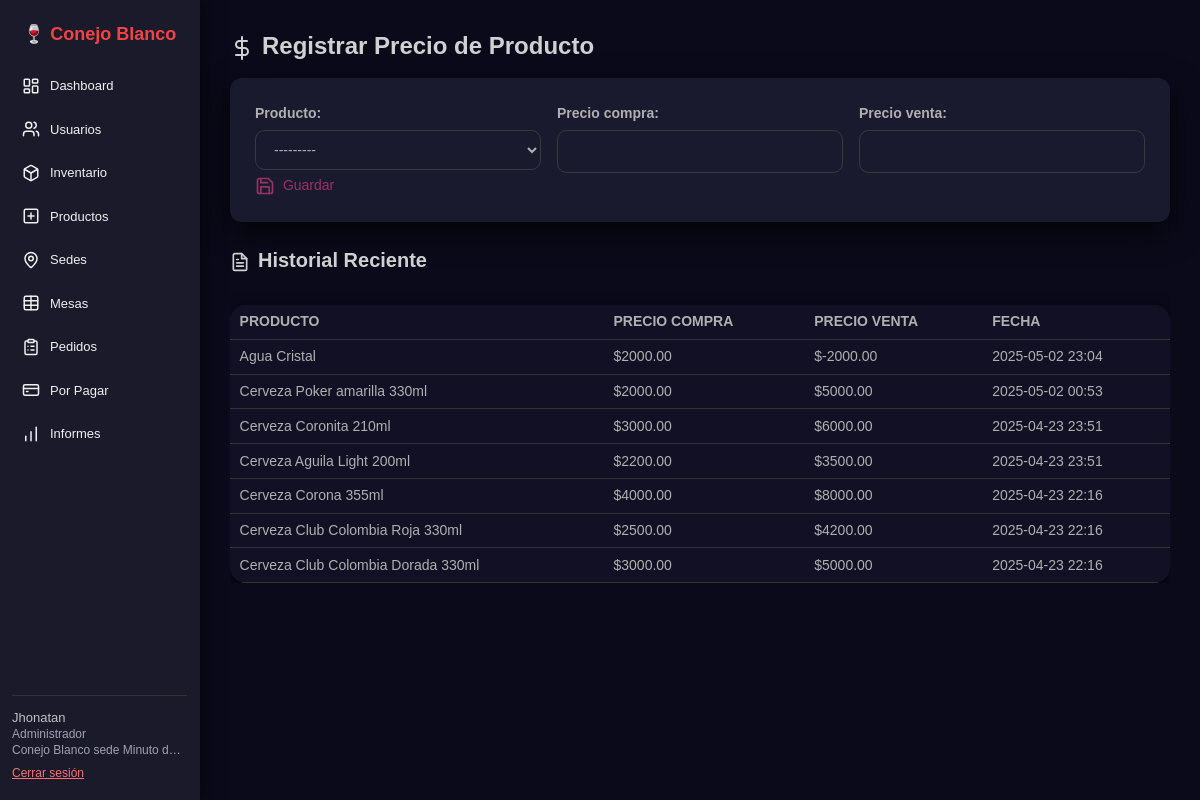
Before: /precios/crear/ (signed in) with the older database file.
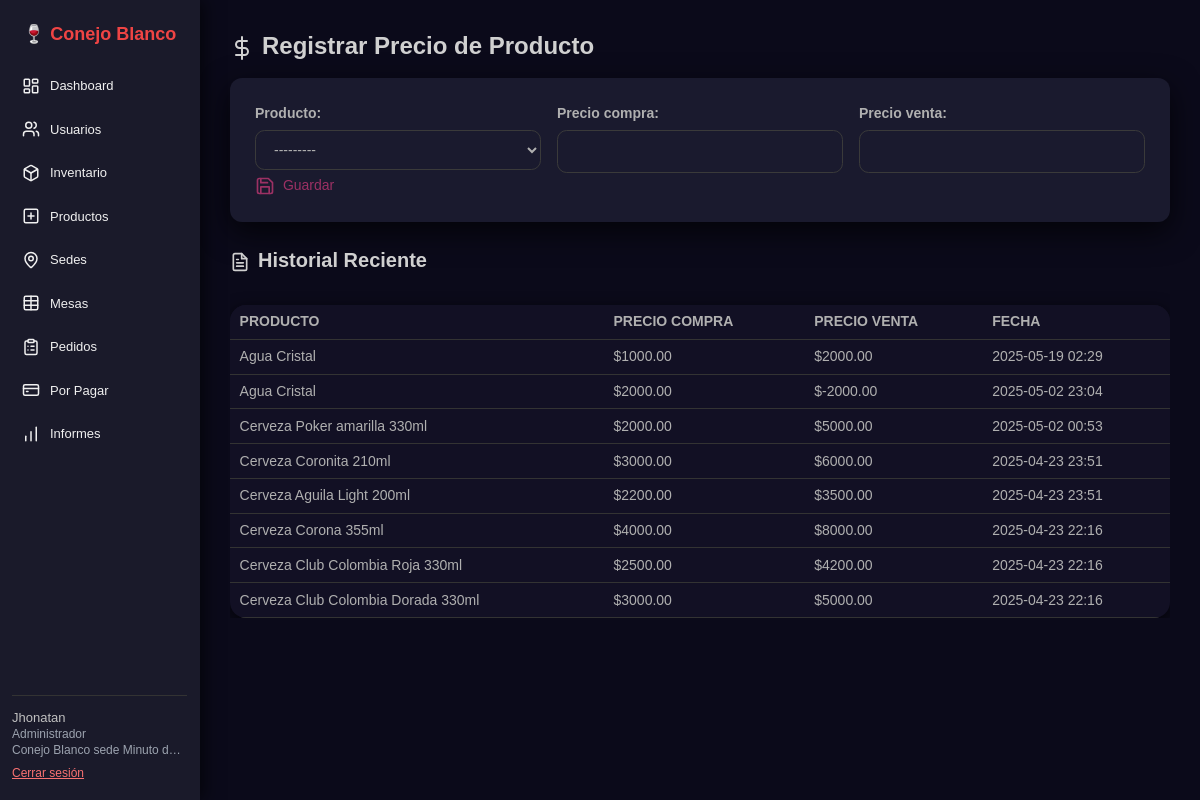
After: the same page with the newer database file.
### historial/models.py (models this page shows, shortened)
class HistorialPrecio(models.Model):
    producto = models.ForeignKey(Producto, on_delete=models.CASCADE)
    precio_compra = models.DecimalField(max_digits=10, decimal_places=2)
    precio_venta = models.DecimalField(max_digits=10, decimal_places=2)
    fecha = models.DateTimeField(auto_now_add=True)

### productos/models.py (models this page shows)
class Producto(models.Model):
    nombre = models.CharField(max_length=100)
    descripcion = models.TextField(blank=True, null=True)
    def __str__(self):
        return self.nombre

### historial/views.py (the view)
# urls.py: path('crear/', registrar_precio, name='registrar_precio'),
@login_required
def registrar_precio(request):
    if request.method == 'POST':
        form = PrecioForm(request.POST)
        if form.is_valid():
            historial = form.save()
            inventarios = InventarioProducto.objects.filter(producto=historial.producto)
            for inventario in inventarios:
                inventario.precio_venta = historial.precio_venta
                inventario.save()
            return redirect('registrar_precio')
    else:
        form = PrecioForm()
    historial = HistorialPrecio.objects.select_related('producto').order_by('-fecha')[:20]
    return render(request, 'historial/registrar_precio.html', {
        'form': form,
        'historial': historial
    })

### historial/forms.py (shortened to what this page needs)
class PrecioForm(forms.ModelForm):
    class Meta:
        model = HistorialPrecio
        fields = ['producto', 'precio_compra', 'precio_venta']

### usuarios/context_processors.py (called while the page is built)
def es_admin_processor(request):
    if request.user.is_authenticated:
        return {'es_administrador': request.user.rol == 'administrador'}
    return {'es_administrador': False}

### templates/historial/registrar_precio.html (shortened to what this page needs)
{% extends 'base.html' %}
{% load static %}
{% block head %}
  <link rel="stylesheet" href="{% static 'css/historial/precio_historial.css' %}">
{% endblock %}
{% block content %}
<h2 class="text-2xl font-bold mb-4">
  <i data-feather="dollar-sign" class="inline-block w-6 h-6 mr-2"></i>Registrar Precio de Producto
</h2>
<form method="post" class="mb-6">
  <div class="grid grid-cols-1 md:grid-cols-3 gap-4">
    <div>
      {{ form.producto.label_tag }}
      {{ form.producto }}
    </div>
    <div>
      {{ form.precio_compra.label_tag }}
      {{ form.precio_compra }}
    </div>
    <div>
      {{ form.precio_venta.label_tag }}
      {{ form.precio_venta }}
    </div>
  </div>
  <button type="submit" class="btn-filtrar custom-btn-filtrar">
    <i data-feather="save" class="inline-block w-5 h-5 mr-1"></i> Guardar
  </button>
</form>
<h3 class="text-xl font-semibold mt-6 mb-4">
  <i data-feather="file-text" class="inline-block w-5 h-5 mr-2"></i>Historial Reciente
</h3>
<div class="overflow-x-auto">
  <table class="historial-table">
    <thead>
      <tr>
        <th>Producto</th>
        <th>Precio Compra</th>
        <th>Precio Venta</th>
        <th>Fecha</th>
      </tr>
    </thead>
    <tbody>
      {% for item in historial %}
        <tr>
          <td>{{ item.producto.nombre }}</td>
          <td>${{ item.precio_compra }}</td>
          <td>${{ item.precio_venta }}</td>
          <td>{{ item.fecha|date:"Y-m-d H:i" }}</td>
        </tr>
      {% empty %}
        <tr>
          <td colspan="4" class="text-center">No hay historial aún.</td>
        </tr>
      {% endfor %}
    </tbody>
  </table>
</div>
{% endblock %}

Changed rows visible on the page:
added HistorialPrecio: producto.nombre "Agua Cristal", precio_compra "1000.00", precio_venta "2000.00", fecha "2025-05-19 02:29"
